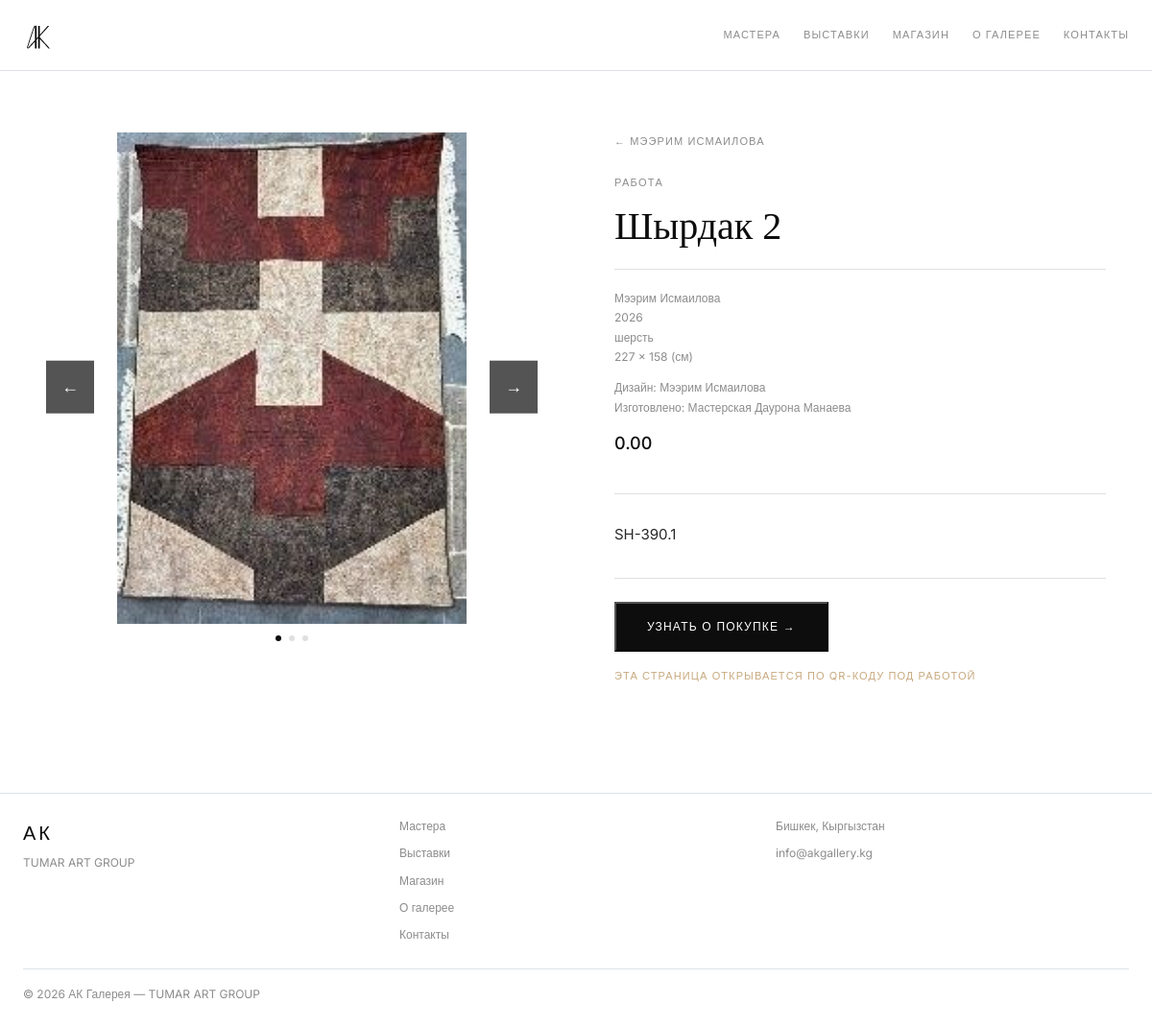
The page /artists/artwork/4/ on the database its author committed.
### artists/models.py (models this page shows, shortened)
class Artwork(models.Model):
    artist = models.ForeignKey(Artist, on_delete=models.CASCADE, related_name='artworks')
    title = models.CharField(max_length=200)  # название работы
    year = models.IntegerField(blank=True, null=True)  # год
    medium = models.CharField(max_length=200, blank=True)  # материал
    weight = models.CharField(max_length=100, blank=True)  # вес работы
    dimensions = models.CharField(max_length=100, blank=True)  # размер
    description = models.TextField(blank=True)  # описание
    image = models.ImageField(upload_to='artworks/')  # фото работы
    price = models.CharField(max_length=100, blank=True)  # цена (опционально)
    designed_by = models.ManyToManyField(Artist, blank=True, related_name='designed_artworks')
    made_by = models.ManyToManyField(Artist, blank=True, related_name='made_artworks')
    designed_by_workshops = models.ManyToManyField('Workshop', blank=True, related_name='designed_artworks')
    made_by_workshops = models.ManyToManyField('Workshop', blank=True, related_name='made_artworks')

class ArtworkImage(models.Model):
    artwork = models.ForeignKey(Artwork, on_delete=models.CASCADE, related_name='images')
    image = models.ImageField(upload_to='artworks/gallery/')
    order = models.IntegerField(default=0)  # порядок фото
    class Meta:
        ordering = ['order']

class Artist(models.Model):
    name = models.CharField(max_length=200)  # имя художника
    order = models.IntegerField(default=0)
    bio = models.TextField(blank=True)  # биография
    quote = models.CharField(max_length=300, blank=True)  # цитата художника
    photo = models.ImageField(upload_to='artists/')  # фото художника
    city = models.CharField(max_length=100, blank=True)  # город
    medium = models.CharField(max_length=200, blank=True)  # техника (живопись, войлок...)
    qr_code = models.ImageField(upload_to='qr_codes/', blank=True)  # QR код

class Workshop(models.Model):
    name = models.CharField(max_length=200)  # название мастерской
    subtitle = models.CharField(max_length=200, blank=True)  # вторая строка названия
    bio = models.TextField(blank=True)  # общее описание
    photo = models.ImageField(upload_to='workshops/', blank=True)  # фото мастерской
    city = models.CharField(max_length=100, blank=True)
    qr_code = models.ImageField(upload_to='qr_codes/', blank=True)  # QR код

### artists/views.py (the view)
# urls.py: path('artwork/<int:pk>/', views.artwork_detail, name='artwork_detail'),
def artwork_detail(request, pk):
    artwork = get_object_or_404(Artwork, pk=pk)
    return render(request, 'artists/artwork_detail.html', {'artwork': artwork})

### templates/artists/artwork_detail.html (shortened to what this page needs)
{% extends 'base.html' %}
{% load static %}
{% block content %}
<section class="artwork-detail">
    <div class="artwork-hero">
        <div class="artwork-image-wrap">
            <div class="artwork-slider">
                {% if artwork.image %}
                <div class="slide active">
                    <img src="{{ artwork.image.url }}" alt="{{ artwork.title }}" class="artwork-image">
                </div>
                {% endif %}
                <button class="slide-btn slide-prev">&#8592;</button>
                <button class="slide-btn slide-next">&#8594;</button>
                <div class="slide-dots">
                    {% if artwork.image %}<span class="dot active"></span>{% endif %}
                    {% for img in artwork.images.all %}<span class="dot"></span>{% endfor %}
                </div>
            </div>
        </div>
        <div class="artwork-info">
            <a href="/artists/{{ artwork.artist.id }}/" class="back-link">&larr; {{ artwork.artist.name }}</a>
            <span class="page-tag">Работа</span>
            <h1 class="artist-name">{{ artwork.title }}</h1>
            <div class="artwork-meta-block">
                <p class="artwork-meta">{{ artwork.artist.name }}</p>
                {% if artwork.year %}<p class="artwork-meta">{{ artwork.year }}</p>{% endif %}
                {% if artwork.medium %}<p class="artwork-meta">{{ artwork.medium }}</p>{% endif %}
                {% if artwork.dimensions %}<p class="artwork-meta">{{ artwork.dimensions }}</p>{% endif %}
                {% if artwork.designed_by.all or artwork.designed_by_workshops.all %}
                <p class="artwork-meta" style="margin-top:12px;">
                    <span style="color:var(--grey-1);">Дизайн: </span>
                    {% for a in artwork.designed_by.all %}{{ a.name }}{% if not forloop.last %}, {% endif %}{% endfor %}
                </p>
                {% endif %}
                {% if artwork.made_by.all or artwork.made_by_workshops.all %}
                <p class="artwork-meta">
                    <span style="color:var(--grey-1);">Изготовлено: </span>
                    {% for w in artwork.made_by_workshops.all %}{{ w.name }}{% if not forloop.last %}, {% endif %}{% endfor %}
                </p>
                {% endif %}
                {% if artwork.price %}
                    <p class="artwork-price">{{ artwork.price }}</p>
                {% endif %}
            </div>
            {% if artwork.description %}
                <div class="artwork-description">{{ artwork.description|linebreaks }}</div>
            {% endif %}
            <div class="qr-info">
                <button class="inquiry-btn" onclick="openContactModal()">Узнать о покупке &rarr;</button>
                <span class="qr-note">Эта страница открывается по QR-коду под работой</span>
            </div>
        </div>
    </div>
</section>
{% endblock %}

### static/css/style.css (style rules this page uses)
:root { --black: #0D0D0D; --dark: #2A2A2A; --grey-1: #8C8C8C; --grey-2: #E0E0E0; --grey-3: #F5F4F0; --gold: #C8A97E; --white: #FFFFFF; --font-serif: 'Cormorant Garamond', Georgia, serif; --font-sans: 'Inter', sans-serif; }
* { box-sizing: border-box; margin: 0; padding: 0; }
body { font-family: var(--font-sans); color: var(--dark); background: var(--white); font-size: 15px; line-height: 1.7; }
.page-tag { font-size: 11px; text-transform: uppercase; letter-spacing: 0.12em; color: var(--grey-1); display: block; margin-bottom: 12px; }
.artwork-meta { font-size: 12px; color: var(--grey-1); margin: 0; }
.artist-name { font-family: var(--font-serif); font-size: 40px; font-weight: 400; color: var(--black); margin: 12px 0 8px; }
.artwork-detail { padding: 64px 48px; }
.artwork-hero { display: grid; grid-template-columns: 1fr 1fr; gap: 80px; align-items: start; }
.artwork-image { width: 100%; object-fit: cover; }
.back-link { font-size: 11px; text-transform: uppercase; letter-spacing: 0.1em; color: var(--grey-1); text-decoration: none; display: block; margin-bottom: 24px; transition: color 0.2s; }
.artwork-meta-block { margin: 20px 0 28px; padding: 20px 0; border-top: 0.5px solid var(--grey-2); border-bottom: 0.5px solid var(--grey-2); }
.artwork-price { font-size: 18px; font-weight: 500; color: var(--black); margin-top: 12px; }
.artwork-description { font-size: 15px; line-height: 1.8; }
.qr-info { margin-top: 32px; padding-top: 24px; border-top: 0.5px solid var(--grey-2); }
.qr-note { display: block; font-size: 11px; text-transform: uppercase; letter-spacing: 0.1em; color: var(--gold); margin-top: 16px; }
.inquiry-btn { display: inline-block; padding: 14px 32px; background: var(--black); color: var(--white); text-decoration: none; font-size: 12px; text-transform: uppercase; letter-spacing: 0.1em; transition: background 0.2s; }
.artwork-slider { position: relative; width: 100%; }
.slide { display: none; }
.slide.active { display: block; }
.slide { width: 100%; aspect-ratio: 1 / 1; overflow: hidden; }
.slide img { width: 100%; height: 100%; object-fit: contain; display: block; }
.slide-btn { position: absolute; top: 50%; transform: translateY(-50%); background: var(--black); color: var(--white); border: none; padding: 12px 16px; cursor: pointer; font-size: 18px; opacity: 0.7; transition: opacity 0.2s; }
.slide-prev { left: 0; }
.slide-next { right: 0; }
.slide-dots { display: flex; justify-content: center; gap: 8px; margin-top: 12px; }
.dot { width: 6px; height: 6px; border-radius: 50%; background: var(--grey-2); cursor: pointer; transition: background 0.2s; }
.dot.active { background: var(--black); }

### rows shown on the page
Artwork: image (picture), artist.name "МЭЭРИМ ИСМАИЛОВА", title "Шырдак 2", artist.name "Мээрим Исмаилова", year "2026", medium "шерсть", dimensions "227 x 158 (см)", price "0.00", description "SH-390.1"
Artist: name "Мээрим Исмаилова"
Workshop: name "Мастерская Даурона Манаева"
